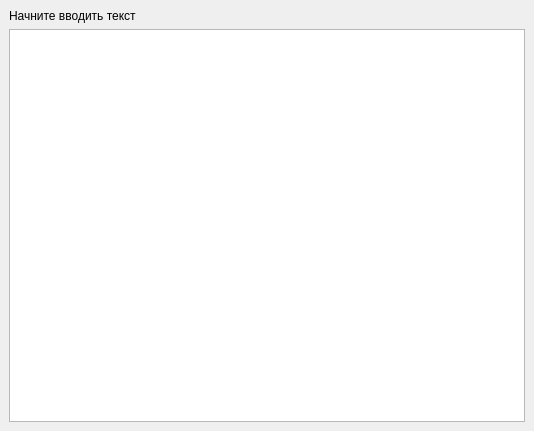
<?xml version="1.0" encoding="UTF-8"?>
<ui version="4.0">
 <class>MainWindow</class>
 <widget class="QMainWindow" name="MainWindow">
  <property name="geometry">
   <rect>
    <x>0</x>
    <y>0</y>
    <width>534</width>
    <height>431</height>
   </rect>
  </property>
  <property name="windowTitle">
   <string>Predictive text input</string>
  </property>
  <widget class="QWidget" name="centralwidget">
   <layout class="QGridLayout" name="gridLayout">
    <item row="0" column="0">
     <layout class="QVBoxLayout" name="verticalLayout">
      <item>
       <widget class="QLabel" name="label">
        <property name="text">
         <string>Начните вводить текст</string>
        </property>
       </widget>
      </item>
      <item>
       <widget class="QPlainTextEdit" name="te_Text"/>
      </item>
     </layout>
    </item>
   </layout>
  </widget>
 </widget>
 <resources/>
 <connections/>
</ui>
